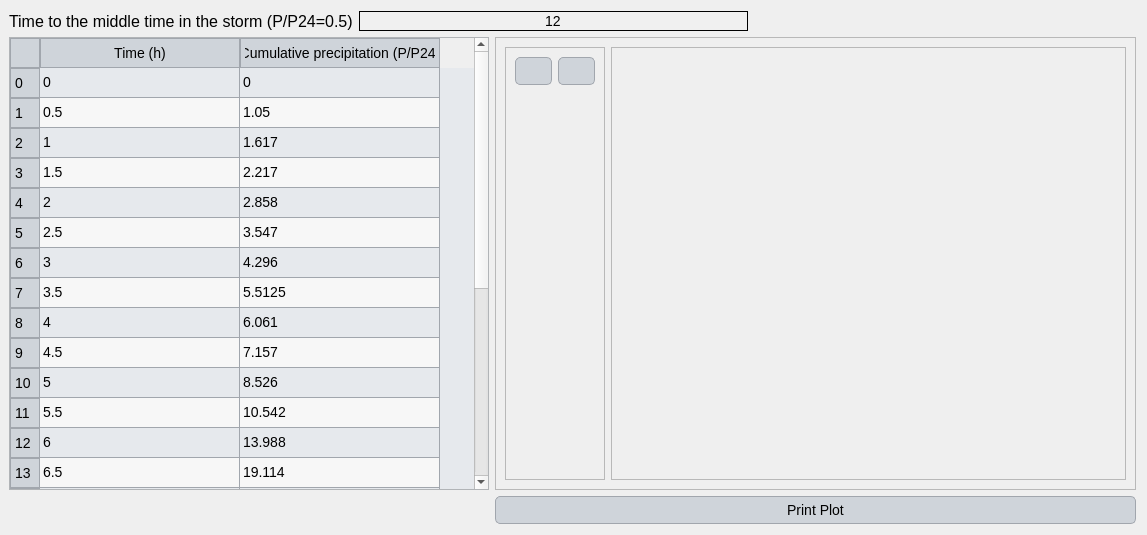
<?xml version="1.0" encoding="UTF-8"?>
<ui version="4.0">
 <class>Dialog</class>
 <widget class="QDialog" name="Dialog">
  <property name="geometry">
   <rect>
    <x>0</x>
    <y>0</y>
    <width>1147</width>
    <height>535</height>
   </rect>
  </property>
  <property name="windowTitle">
   <string>User defined storm type</string>
  </property>
  <property name="styleSheet">
   <string notr="true">QLabel {
    font-family: 'Georgia'; /* Cambiar la fuente a Georgia */
    font-size: 16px; /* Cambiar el tamaño de la fuente */
    color: #000000; /* Color del texto (blanco) */
}

QLineEdit {
    font-family: 'Georgia'; /* Cambiar la fuente a Georgia */
    font-size: 14px; /* Cambiar el tamaño de la fuente */
    color: #000000; /* Color del texto (blanco) */
    background-color: #f0f0f0; /* Color de fondo del QLineEdit */
    border: 1px solid #000000; /* Borde blanco */
}

QComboBox {
    font-family: 'Georgia'; /* Cambiar la fuente a Georgia */
    font-size: 14px; /* Cambiar el tamaño de la fuente */
    color: #000000; /* Color del texto (blanco) */
    background-color: #cfd4da; /* Fondo oscuro del ComboBox */
}

QRadioButton {
    font-family: 'Georgia'; /* Cambiar la fuente a Georgia */
    font-size: 14px; /* Cambiar el tamaño de la fuente */
    color: #000000; /* Color del texto (blanco) */
}

QCheckBox {
    font-family: 'Georgia'; /* Cambiar la fuente a Georgia */
    font-size: 14px; /* Cambiar el tamaño de la fuente */
    color: #000000; /* Color del texto (blanco) */
}

/* Cambiar la fuente y estilo de los QPushButton */
QPushButton {
    font-family: 'Georgia'; /* Cambiar la fuente */
    font-size: 14px; /* Cambiar el tamaño de la fuente */
    color: #000000; /* Color del texto negro */
    background-color: #cfd4da; /* Fondo gris claro */
    border: 1px solid #a1a6ad; /* Borde gris medio */
    border-radius: 5px; /* Bordes redondeados */
    padding: 5px; /* Espaciado interno */
}

/* Estilo cuando el ratón pasa sobre el botón */
QPushButton:hover {
    color: #000000; /* Mantener el texto negro */
    background-color: #b7bcc3; /* Fondo gris un poco más oscuro al pasar el mouse */
}

/* Estilo cuando el botón está presionado */
QPushButton:pressed {
    background-color: #a6acb3; /* Fondo ligeramente más oscuro al presionar */
    color: #000000; /* Mantener el texto negro cuando se presiona */
}



/* Estilo general para QTableWidget y QTableView */
QTableWidget, QTableView {
    font-family: 'Georgia'; /* Cambiar la fuente a Georgia */
    font-size: 14px; /* Tamaño de la fuente */
    color: #000000; /* Color del texto negro */
    background-color: #e6e9ed; /* Fondo gris claro para la tabla */
    gridline-color: #a1a6ad; /* Color de las líneas de la tabla (gris medio) */
    selection-background-color: #b7bcc3; /* Color de fondo cuando se selecciona una celda (gris suave) */
    selection-color: #000000; /* Color del texto cuando la celda está seleccionada (negro) */
}

/* Estilo para el encabezado horizontal de la tabla */
QHeaderView::section {
    font-family: 'Georgia'; /* Cambiar la fuente a Georgia */
    font-size: 14px; /* Tamaño de la fuente */
    color: #000000; /* Color del texto negro */
    background-color: #cfd4da; /* Fondo gris claro del encabezado */
    border: 1px solid #a1a6ad; /* Borde gris medio entre las secciones */
    padding: 4px; /* Espaciado interno en el encabezado */
}

/* Estilo para las celdas de la tabla al pasar el mouse */
QTableWidget::item:hover, QTableView::item:hover {
    background-color: #b7bcc3; /* Fondo gris suave al pasar el mouse */
    color: #000000; /* Mantener el texto negro */
}

/* Estilo para las celdas cuando están seleccionadas */
QTableWidget::item:selected, QTableView::item:selected {
    background-color: #a6acb3; /* Fondo gris intermedio cuando está seleccionado */
    color: #000000; /* Texto negro cuando está seleccionado */
}

/* Ajustar el tamaño de las celdas */
QTableWidget::item, QTableView::item {
    padding: 4px; /* Espaciado interno de las celdas */
}

/* Estilo para el borde inferior de la tabla */
QTableCornerButton::section {
    background-color: #cfd4da; /* Fondo del botón de esquina */
    border: 1px solid #a1a6ad; /* Borde gris medio del botón de esquina */
}</string>
  </property>
  <layout class="QGridLayout" name="gridLayout_2">
   <property name="leftMargin">
    <number>9</number>
   </property>
   <property name="horizontalSpacing">
    <number>6</number>
   </property>
   <item row="1" column="1">
    <widget class="QFrame" name="frame">
     <property name="minimumSize">
      <size>
       <width>400</width>
       <height>0</height>
      </size>
     </property>
     <property name="frameShape">
      <enum>QFrame::StyledPanel</enum>
     </property>
     <property name="frameShadow">
      <enum>QFrame::Raised</enum>
     </property>
     <layout class="QGridLayout" name="gridLayout">
      <item row="0" column="1">
       <widget class="QFrame" name="frame_2">
        <property name="minimumSize">
         <size>
          <width>0</width>
          <height>0</height>
         </size>
        </property>
        <property name="frameShape">
         <enum>QFrame::StyledPanel</enum>
        </property>
        <property name="frameShadow">
         <enum>QFrame::Raised</enum>
        </property>
       </widget>
      </item>
      <item row="0" column="0">
       <widget class="QFrame" name="frame_3">
        <property name="maximumSize">
         <size>
          <width>100</width>
          <height>16777215</height>
         </size>
        </property>
        <property name="frameShape">
         <enum>QFrame::StyledPanel</enum>
        </property>
        <property name="frameShadow">
         <enum>QFrame::Raised</enum>
        </property>
        <layout class="QGridLayout" name="gridLayout_3">
         <item row="0" column="0">
          <layout class="QHBoxLayout" name="horizontalLayout_2">
           <item>
            <widget class="QPushButton" name="add">
             <property name="text">
              <string/>
             </property>
            </widget>
           </item>
           <item>
            <widget class="QPushButton" name="remove">
             <property name="text">
              <string/>
             </property>
            </widget>
           </item>
          </layout>
         </item>
         <item row="1" column="0">
          <spacer name="verticalSpacer">
           <property name="orientation">
            <enum>Qt::Vertical</enum>
           </property>
           <property name="sizeHint" stdset="0">
            <size>
             <width>20</width>
             <height>40</height>
            </size>
           </property>
          </spacer>
         </item>
        </layout>
       </widget>
      </item>
     </layout>
    </widget>
   </item>
   <item row="0" column="0" colspan="2">
    <layout class="QHBoxLayout" name="horizontalLayout">
     <item>
      <widget class="QLabel" name="label">
       <property name="text">
        <string>Time to the middle time in the storm (P/P24=0.5)</string>
       </property>
      </widget>
     </item>
     <item>
      <widget class="QLineEdit" name="half">
       <property name="text">
        <string>12</string>
       </property>
       <property name="alignment">
        <set>Qt::AlignCenter</set>
       </property>
      </widget>
     </item>
     <item>
      <spacer name="horizontalSpacer">
       <property name="orientation">
        <enum>Qt::Horizontal</enum>
       </property>
       <property name="sizeHint" stdset="0">
        <size>
         <width>40</width>
         <height>20</height>
        </size>
       </property>
      </spacer>
     </item>
    </layout>
   </item>
   <item row="2" column="1">
    <widget class="QPushButton" name="print_graph">
     <property name="text">
      <string>Print Plot</string>
     </property>
    </widget>
   </item>
   <item row="1" column="0">
    <widget class="QTableWidget" name="tableWidget">
     <property name="minimumSize">
      <size>
       <width>480</width>
       <height>0</height>
      </size>
     </property>
     <property name="maximumSize">
      <size>
       <width>380</width>
       <height>16777215</height>
      </size>
     </property>
     <property name="sizeIncrement">
      <size>
       <width>0</width>
       <height>0</height>
      </size>
     </property>
     <property name="dragEnabled">
      <bool>false</bool>
     </property>
     <property name="alternatingRowColors">
      <bool>true</bool>
     </property>
     <property name="iconSize">
      <size>
       <width>0</width>
       <height>0</height>
      </size>
     </property>
     <property name="sortingEnabled">
      <bool>false</bool>
     </property>
     <property name="wordWrap">
      <bool>true</bool>
     </property>
     <attribute name="horizontalHeaderMinimumSectionSize">
      <number>200</number>
     </attribute>
     <row>
      <property name="text">
       <string>0</string>
      </property>
     </row>
     <row>
      <property name="text">
       <string>1</string>
      </property>
     </row>
     <row>
      <property name="text">
       <string>2</string>
      </property>
     </row>
     <row>
      <property name="text">
       <string>3</string>
      </property>
     </row>
     <row>
      <property name="text">
       <string>4</string>
      </property>
     </row>
     <row>
      <property name="text">
       <string>5</string>
      </property>
     </row>
     <row>
      <property name="text">
       <string>6</string>
      </property>
     </row>
     <row>
      <property name="text">
       <string>7</string>
      </property>
     </row>
     <row>
      <property name="text">
       <string>8</string>
      </property>
     </row>
     <row>
      <property name="text">
       <string>9</string>
      </property>
     </row>
     <row>
      <property name="text">
       <string>10</string>
      </property>
     </row>
     <row>
      <property name="text">
       <string>11</string>
      </property>
     </row>
     <row>
      <property name="text">
       <string>12</string>
      </property>
     </row>
     <row>
      <property name="text">
       <string>13</string>
      </property>
     </row>
     <row>
      <property name="text">
       <string>14</string>
      </property>
     </row>
     <row>
      <property name="text">
       <string>15</string>
      </property>
     </row>
     <row>
      <property name="text">
       <string>16</string>
      </property>
     </row>
     <row>
      <property name="text">
       <string>17</string>
      </property>
     </row>
     <row>
      <property name="text">
       <string>18</string>
      </property>
     </row>
     <row>
      <property name="text">
       <string>19</string>
      </property>
     </row>
     <row>
      <property name="text">
       <string>20</string>
      </property>
     </row>
     <row>
      <property name="text">
       <string>21</string>
      </property>
     </row>
     <row>
      <property name="text">
       <string>22</string>
      </property>
     </row>
     <row>
      <property name="text">
       <string>23</string>
      </property>
     </row>
     <row>
      <property name="text">
       <string>24</string>
      </property>
     </row>
     <column>
      <property name="text">
       <string>Time (h)</string>
      </property>
      <property name="textAlignment">
       <set>AlignCenter</set>
      </property>
     </column>
     <column>
      <property name="text">
       <string>Cumulative precipitation (P/P24)</string>
      </property>
      <property name="whatsThis">
       <string/>
      </property>
      <property name="font">
       <font>
        <pointsize>8</pointsize>
        <weight>50</weight>
        <italic>false</italic>
        <bold>false</bold>
        <underline>false</underline>
        <strikeout>false</strikeout>
        <stylestrategy>PreferDefault</stylestrategy>
       </font>
      </property>
      <property name="textAlignment">
       <set>AlignCenter</set>
      </property>
     </column>
     <item row="0" column="0">
      <property name="text">
       <string>0</string>
      </property>
      <property name="flags">
       <set>ItemIsSelectable|ItemIsEditable|ItemIsDragEnabled|ItemIsUserCheckable|ItemIsEnabled</set>
      </property>
     </item>
     <item row="0" column="1">
      <property name="text">
       <string>0</string>
      </property>
     </item>
     <item row="1" column="0">
      <property name="text">
       <string>0.5</string>
      </property>
     </item>
     <item row="1" column="1">
      <property name="text">
       <string>1.05</string>
      </property>
     </item>
     <item row="2" column="0">
      <property name="text">
       <string>1</string>
      </property>
     </item>
     <item row="2" column="1">
      <property name="text">
       <string>1.617</string>
      </property>
     </item>
     <item row="3" column="0">
      <property name="text">
       <string>1.5</string>
      </property>
     </item>
     <item row="3" column="1">
      <property name="text">
       <string>2.217</string>
      </property>
     </item>
     <item row="4" column="0">
      <property name="text">
       <string>2</string>
      </property>
     </item>
     <item row="4" column="1">
      <property name="text">
       <string>2.858</string>
      </property>
     </item>
     <item row="5" column="0">
      <property name="text">
       <string>2.5</string>
      </property>
     </item>
     <item row="5" column="1">
      <property name="text">
       <string>3.547</string>
      </property>
     </item>
     <item row="6" column="0">
      <property name="text">
       <string>3</string>
      </property>
     </item>
     <item row="6" column="1">
      <property name="text">
       <string>4.296</string>
      </property>
     </item>
     <item row="7" column="0">
      <property name="text">
       <string>3.5</string>
      </property>
     </item>
     <item row="7" column="1">
      <property name="text">
       <string>5.5125</string>
      </property>
     </item>
     <item row="8" column="0">
      <property name="text">
       <string>4</string>
      </property>
     </item>
     <item row="8" column="1">
      <property name="text">
       <string>6.061</string>
      </property>
     </item>
     <item row="9" column="0">
      <property name="text">
       <string>4.5</string>
      </property>
     </item>
     <item row="9" column="1">
      <property name="text">
       <string>7.157</string>
      </property>
     </item>
     <item row="10" column="0">
      <property name="text">
       <string>5</string>
      </property>
     </item>
     <item row="10" column="1">
      <property name="text">
       <string>8.526</string>
      </property>
     </item>
     <item row="11" column="0">
      <property name="text">
       <string>5.5</string>
      </property>
     </item>
     <item row="11" column="1">
      <property name="text">
       <string>10.542</string>
      </property>
     </item>
     <item row="12" column="0">
      <property name="text">
       <string>6</string>
      </property>
     </item>
     <item row="12" column="1">
      <property name="text">
       <string>13.988</string>
      </property>
     </item>
     <item row="13" column="0">
      <property name="text">
       <string>6.5</string>
      </property>
     </item>
     <item row="13" column="1">
      <property name="text">
       <string>19.114</string>
      </property>
     </item>
     <item row="14" column="0">
      <property name="text">
       <string>7</string>
      </property>
     </item>
     <item row="14" column="1">
      <property name="text">
       <string>20.595</string>
      </property>
     </item>
     <item row="15" column="0">
      <property name="text">
       <string>7.5</string>
      </property>
     </item>
     <item row="15" column="1">
      <property name="text">
       <string>21.748</string>
      </property>
     </item>
     <item row="16" column="0">
      <property name="text">
       <string>8</string>
      </property>
     </item>
     <item row="16" column="1">
      <property name="text">
       <string>22.72</string>
      </property>
     </item>
     <item row="17" column="0">
      <property name="text">
       <string>8.5</string>
      </property>
     </item>
     <item row="17" column="1">
      <property name="text">
       <string>23.574</string>
      </property>
     </item>
     <item row="18" column="0">
      <property name="text">
       <string>9</string>
      </property>
     </item>
     <item row="18" column="1">
      <property name="text">
       <string>24.343</string>
      </property>
     </item>
     <item row="19" column="0">
      <property name="text">
       <string>9.5</string>
      </property>
     </item>
     <item row="19" column="1">
      <property name="text">
       <string>25.047</string>
      </property>
     </item>
     <item row="20" column="0">
      <property name="text">
       <string>10</string>
      </property>
     </item>
     <item row="20" column="1">
      <property name="text">
       <string>25.7</string>
      </property>
     </item>
     <item row="21" column="0">
      <property name="text">
       <string>10.5</string>
      </property>
     </item>
     <item row="21" column="1">
      <property name="text">
       <string>26.31</string>
      </property>
     </item>
     <item row="22" column="0">
      <property name="text">
       <string>11</string>
      </property>
     </item>
     <item row="22" column="1">
      <property name="text">
       <string>26.885</string>
      </property>
     </item>
     <item row="23" column="0">
      <property name="text">
       <string>11.5</string>
      </property>
     </item>
     <item row="23" column="1">
      <property name="text">
       <string>27.43</string>
      </property>
     </item>
     <item row="24" column="0">
      <property name="text">
       <string>12</string>
      </property>
     </item>
     <item row="24" column="1">
      <property name="text">
       <string>27.975</string>
      </property>
     </item>
    </widget>
   </item>
  </layout>
 </widget>
 <resources/>
 <connections/>
</ui>
